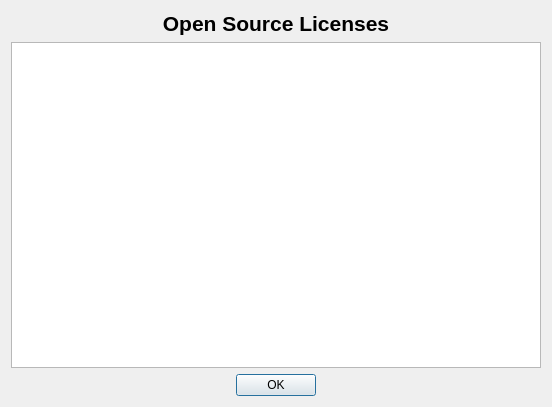
<?xml version="1.0" encoding="UTF-8"?>
<ui version="4.0">
 <class>Licenses</class>
 <widget class="QDialog" name="Licenses">
  <property name="geometry">
   <rect>
    <x>0</x>
    <y>0</y>
    <width>552</width>
    <height>407</height>
   </rect>
  </property>
  <property name="windowTitle">
   <string>Open Source Licenses</string>
  </property>
  <property name="windowIcon">
   <iconset resource="../icons/menu_icons.qrc">
    <normaloff>:/icons/code.png</normaloff>:/icons/code.png</iconset>
  </property>
  <layout class="QVBoxLayout" name="verticalLayout">
   <item>
    <widget class="QLabel" name="header">
     <property name="font">
      <font>
       <pointsize>16</pointsize>
       <bold>true</bold>
      </font>
     </property>
     <property name="text">
      <string>Open Source Licenses</string>
     </property>
     <property name="alignment">
      <set>Qt::AlignCenter</set>
     </property>
     <property name="wordWrap">
      <bool>true</bool>
     </property>
    </widget>
   </item>
   <item>
    <widget class="QTextBrowser" name="textBrowser">
     <property name="font">
      <font>
       <family>Calibri</family>
       <pointsize>10</pointsize>
      </font>
     </property>
     <property name="html">
      <string>&lt;!DOCTYPE HTML PUBLIC &quot;-//W3C//DTD HTML 4.0//EN&quot; &quot;http://www.w3.org/TR/REC-html40/strict.dtd&quot;&gt;
&lt;html&gt;&lt;head&gt;&lt;meta name=&quot;qrichtext&quot; content=&quot;1&quot; /&gt;&lt;meta charset=&quot;utf-8&quot; /&gt;&lt;style type=&quot;text/css&quot;&gt;
p, li { white-space: pre-wrap; }
hr { height: 1px; border-width: 0; }
li.unchecked::marker { content: &quot;\2610&quot;; }
li.checked::marker { content: &quot;\2612&quot;; }
&lt;/style&gt;&lt;/head&gt;&lt;body style=&quot; font-family:'Calibri'; font-size:10pt; font-weight:400; font-style:normal;&quot;&gt;
&lt;p style=&quot;-qt-paragraph-type:empty; margin-top:0px; margin-bottom:0px; margin-left:0px; margin-right:0px; -qt-block-indent:0; text-indent:0px;&quot;&gt;&lt;br /&gt;&lt;/p&gt;&lt;/body&gt;&lt;/html&gt;</string>
     </property>
    </widget>
   </item>
   <item alignment="Qt::AlignHCenter">
    <widget class="QPushButton" name="ok_btn">
     <property name="sizePolicy">
      <sizepolicy hsizetype="Fixed" vsizetype="Fixed">
       <horstretch>0</horstretch>
       <verstretch>0</verstretch>
      </sizepolicy>
     </property>
     <property name="text">
      <string>OK</string>
     </property>
    </widget>
   </item>
  </layout>
 </widget>
 <resources>
  <include location="../icons/menu_icons.qrc"/>
 </resources>
 <connections>
  <connection>
   <sender>ok_btn</sender>
   <signal>clicked()</signal>
   <receiver>Licenses</receiver>
   <slot>accept()</slot>
   <hints>
    <hint type="sourcelabel">
     <x>187</x>
     <y>251</y>
    </hint>
    <hint type="destinationlabel">
     <x>199</x>
     <y>149</y>
    </hint>
   </hints>
  </connection>
 </connections>
</ui>
